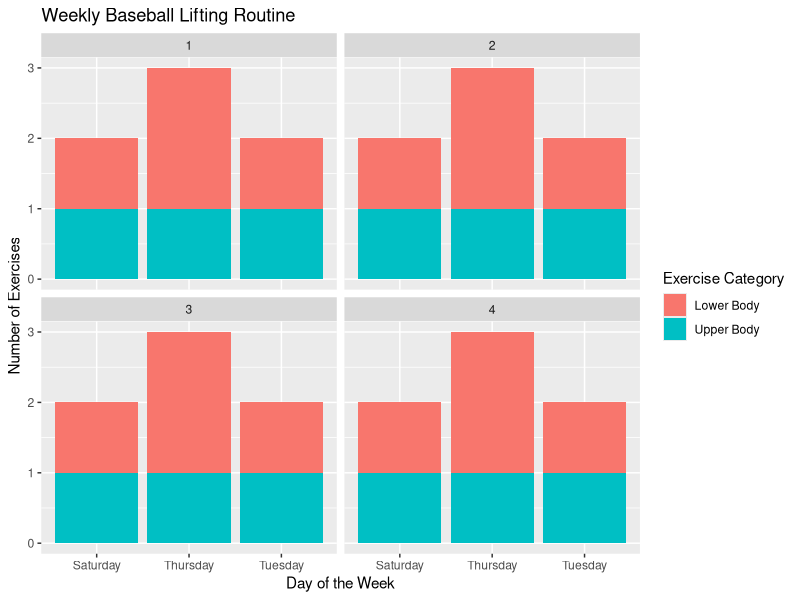

Generate this figure with R:
## ---- chunk 1
library(tidyverse)

workout_log <- data.frame(
  week = rep(1:4, each = 7),
  day = rep(c("Tuesday", "Tuesday",
              "Thursday", "Thursday", "Thursday",
              "Saturday", "Saturday"), times = 4),
  exercise = rep(c("Front Squats", "Flat Bench",
                   "Pull-ups", "RDLs", "Deadlift",
                   "Incline Bench", "Split Squats"), times = 4),
  category = rep(c("Lower Body", "Upper Body",
                   "Upper Body", "Lower Body", "Lower Body",
                   "Upper Body", "Lower Body"), times = 4)
)  # Rubin suggested seeing if I could put in my weights for the lift to see if I am progressing or not

ggplot(workout_log, aes(x = day, fill = category)) +
geom_bar() +
facet_wrap(~week) +
labs(title = "Weekly Baseball Lifting Routine", x = "Day of the Week", y = "Number of Exercises", fill = "Exercise Category")  # Owen was interested to see if using facet a different way could show a different kind of variation
